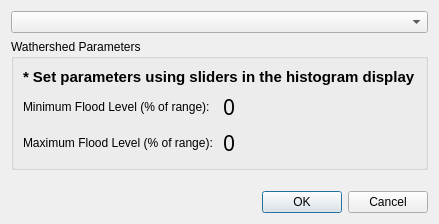
           <widget class="QWidget" name="watershedTab">
            <property name="geometry">
             <rect>
              <x>0</x>
              <y>0</y>
              <width>406</width>
              <height>224</height>
             </rect>
            </property>
            <attribute name="label">
             <string>3. Compute the Watershed Transform</string>
            </attribute>
            <layout class="QVBoxLayout" name="verticalLayout_31">
             <item>
              <widget class="QComboBox" name="watershedInputComboBox"/>
             </item>
             <item>
              <widget class="QGroupBox" name="groupBox_6">
               <property name="title">
                <string>Wathershed Parameters</string>
               </property>
               <layout class="QVBoxLayout" name="verticalLayout_21">
                <item>
                 <widget class="QLabel" name="label_12">
                  <property name="font">
                   <font>
                    <pointsize>11</pointsize>
                    <weight>75</weight>
                    <bold>true</bold>
                   </font>
                  </property>
                  <property name="text">
                   <string>* Set parameters using sliders in the histogram display</string>
                  </property>
                 </widget>
                </item>
                <item>
                 <layout class="QHBoxLayout" name="horizontalLayout_4">
                  <item>
                   <widget class="QLabel" name="label_9">
                    <property name="text">
                     <string>Minimum Flood Level (% of range): </string>
                    </property>
                   </widget>
                  </item>
                  <item>
                   <widget class="QLabel" name="lowerThresholdLabel">
                    <property name="font">
                     <font>
                      <family>Menlo</family>
                      <pointsize>16</pointsize>
                     </font>
                    </property>
                    <property name="text">
                     <string>0</string>
                    </property>
                   </widget>
                  </item>
                 </layout>
                </item>
                <item>
                 <layout class="QHBoxLayout" name="horizontalLayout_7">
                  <item>
                   <widget class="QLabel" name="label_10">
                    <property name="text">
                     <string>Maximum Flood Level (% of range):</string>
                    </property>
                   </widget>
                  </item>
                  <item>
                   <widget class="QLabel" name="upperThresholdLabel">
                    <property name="font">
                     <font>
                      <family>Menlo</family>
                      <pointsize>16</pointsize>
                     </font>
                    </property>
                    <property name="text">
                     <string>0</string>
                    </property>
                   </widget>
                  </item>
                 </layout>
                </item>
               </layout>
              </widget>
             </item>
             <item>
              <spacer name="verticalSpacer_3">
               <property name="orientation">
                <enum>Qt::Vertical</enum>
               </property>
               <property name="sizeHint" stdset="0">
                <size>
                 <width>20</width>
                 <height>40</height>
                </size>
               </property>
              </spacer>
             </item>
             <item>
              <widget class="QDialogButtonBox" name="executeWatershedsButton">
               <property name="standardButtons">
                <set>QDialogButtonBox::Cancel|QDialogButtonBox::Ok</set>
               </property>
              </widget>
             </item>
            </layout>
           </widget>
